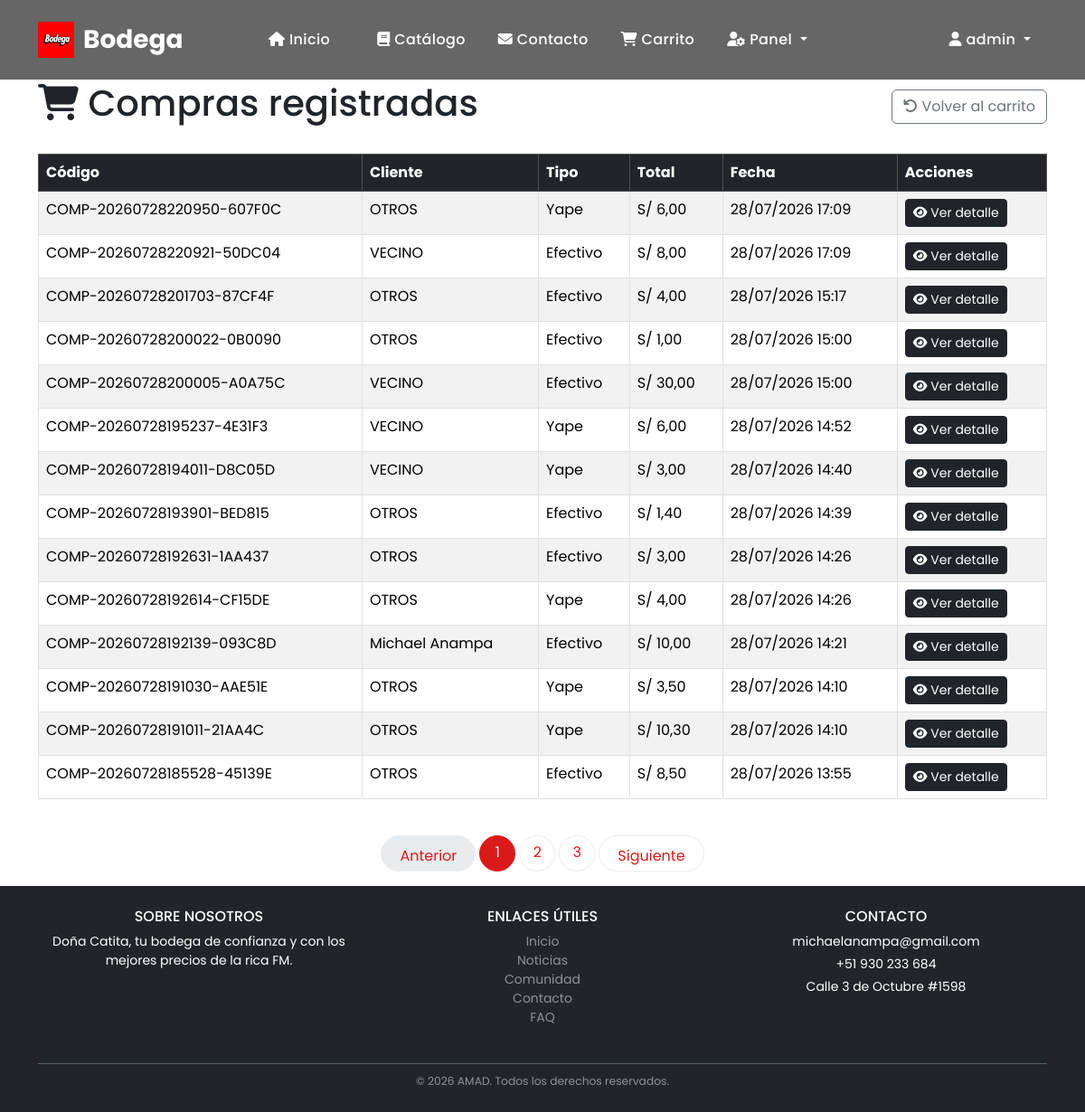
/carrito/lista-compras/ (signed in), run on an earlier commit of the app's database.
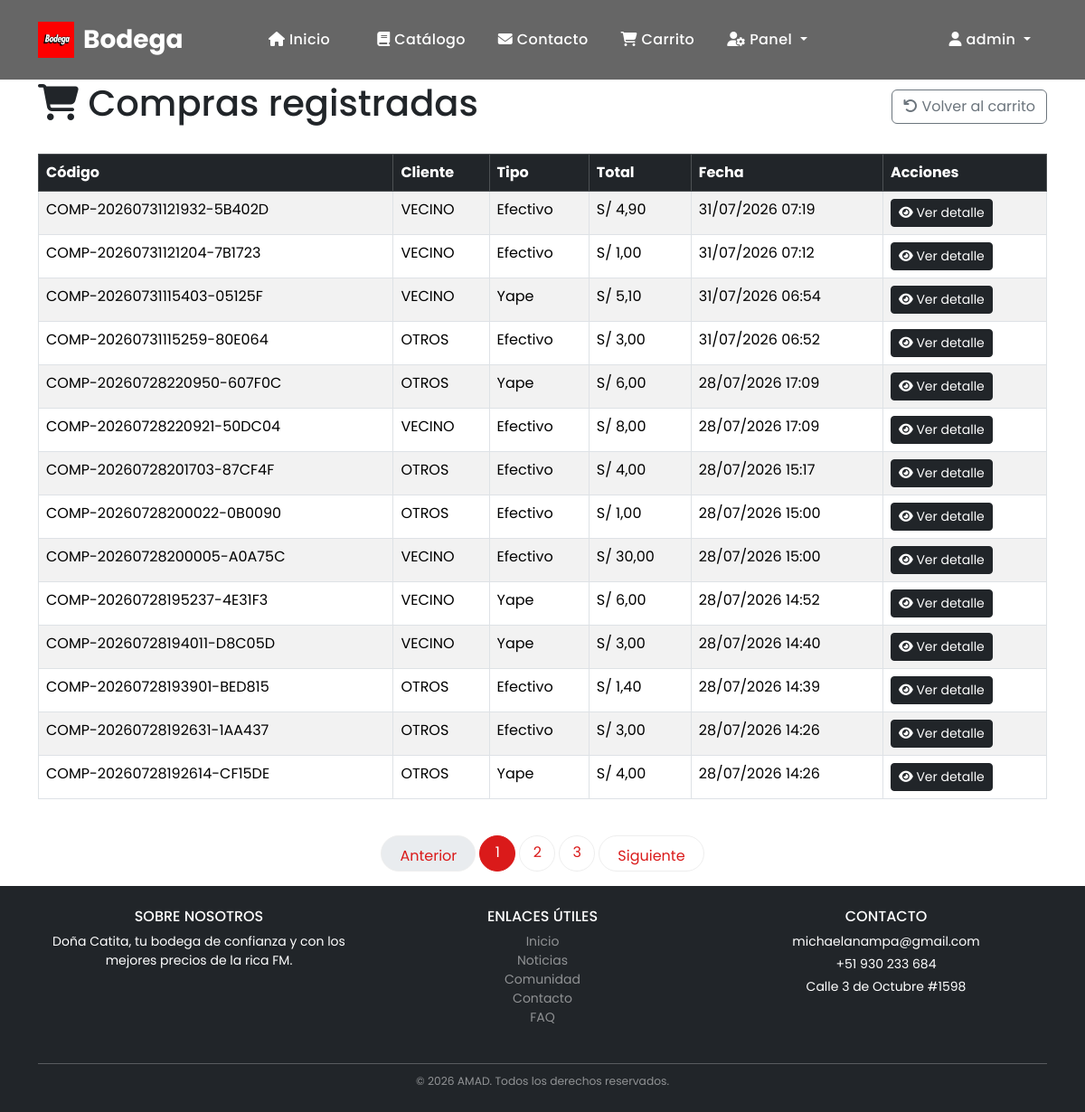
And on a later commit of the database.
### carrito/models.py (models this page shows, shortened)
class Compra(models.Model):
    TIPO_COMPRA_CHOICES = [
        ('yape', 'Yape'),
        ('efectivo', 'Efectivo'),
        ('fiado', 'Fiado'),
    ]
    codigo = models.CharField(max_length=50, unique=True)
    user = models.ForeignKey(settings.AUTH_USER_MODEL, on_delete=models.SET_NULL, null=True, blank=True)
    cliente = models.ForeignKey(Cliente, on_delete=models.SET_NULL, null=True, blank=True)
    fecha = models.DateTimeField(auto_now_add=True)
    subtotal = models.DecimalField(max_digits=12, decimal_places=2, default=Decimal('0.00'))
    descuento = models.DecimalField(max_digits=12, decimal_places=2, default=Decimal('0.00'))
    adicional = models.DecimalField(max_digits=12, decimal_places=2, default=Decimal('0.00'))
    total = models.DecimalField(max_digits=12, decimal_places=2, default=Decimal('0.00'))
    tipo_compra = models.CharField(max_length=20, choices=TIPO_COMPRA_CHOICES, default='efectivo')
    estado = models.CharField(max_length=50, default='Registrada')

### clientes/models.py (models this page shows, shortened)
class Cliente(models.Model):
    nombre = models.CharField(max_length=100)
    email = models.EmailField(unique=True)
    telefono = models.CharField(max_length=20)
    direccion = models.TextField()
    fecha_registro = models.DateTimeField(auto_now_add=True)
    activo = models.BooleanField(default=True)
    class Meta:
        ordering = ['-fecha_registro']
        verbose_name_plural = "Clientes"

### carrito/views.py (the view)
# urls.py: path('lista-compras/', views.lista_compras, name='lista_compras'),
@login_required
def lista_compras(request):
    compras = Compra.objects.order_by('-fecha')
    paginator = Paginator(compras, 14)  # Mostrar 14 productos por página
    page_number = request.GET.get('page')
    page_obj = paginator.get_page(page_number)
    return render(request, 'lista_compras.html', {'compras': page_obj, 'page_obj': page_obj})

### carrito/templates/lista_compras.html (shortened to what this page needs)
{% extends 'base.html' %}
{% block content %}
<div class="container">
  <div class="d-flex justify-content-between align-items-center mb-4">
    <h1><i class="fas fa-shopping-cart"></i> Compras registradas</h1>
    <a href="{% url 'carrito' %}" class="btn btn-outline-secondary"><i class="fas fa-arrow-rotate-left"></i> Volver al carrito</a>
  </div>
  {% if compras %}
    <div class="table-responsive">
      <table class="table table-hover table-striped table-bordered">
        <thead class="table-dark">
          <tr>
            <th>Código</th>
            <th>Cliente</th>
            <th>Tipo</th>
            <th>Total</th>
            <th>Fecha</th>
            <th>Acciones</th>
          </tr>
        </thead>
        <tbody>
          {% for compra in compras %}
            <tr>
              <td>{{ compra.codigo }}</td>
              <td>{% if compra.cliente %}{{ compra.cliente.nombre }}{% else %}Sin cliente{% endif %}</td>
              <td>{{ compra.get_tipo_compra_display }}</td>
              <td>S/ {{ compra.total }}</td>
              <td>{{ compra.fecha|date:'d/m/Y H:i' }}</td>
              <td>
                <a href="{% url 'compra_detalle' compra.pk %}" class="btn btn-sm btn-dark"><i class="fas fa-eye"></i> Ver detalle</a>
              </td>
            </tr>
          {% endfor %}
        </tbody>
      </table>
    </div>
  {% else %}
    <div class="alert alert-info">No hay compras registradas aún.</div>
  {% endif %}
</div>
{% if page_obj.paginator.num_pages > 1 %}
<nav aria-label="Paginación" class="mt-4">
  <ul class="pagination justify-content-center">
    {% if page_obj.has_previous %}
      <li class="page-item">
        <a class="page-link" href="?q={{ query }}&tipo={{ tipo }}&page={{ page_obj.previous_page_number }}">Anterior</a>
      </li>
    {% else %}
      <li class="page-item disabled"><span class="page-link">Anterior</span></li>
    {% endif %}
    {% for num in page_obj.paginator.page_range %}
      {% if num == page_obj.number %}
        <li class="page-item active"><span class="page-link">{{ num }}</span></li>
      {% elif num >= page_obj.number|add:'-2' and num <= page_obj.number|add:'2' %}
        <li class="page-item"><a class="page-link" href="?q={{ query }}&tipo={{ tipo }}&page={{ num }}">{{ num }}</a></li>
      {% endif %}
    {% endfor %}
    {% if page_obj.has_next %}
      <li class="page-item">
        <a class="page-link" href="?q={{ query }}&tipo={{ tipo }}&page={{ page_obj.next_page_number }}">Siguiente</a>
      </li>
    {% else %}
      <li class="page-item disabled"><span class="page-link">Siguiente</span></li>
    {% endif %}
  </ul>
</nav>
{% endif %}
{% endblock %}

What changed in the data, as far as the page shows it:
no longer on this page (row unchanged): Compra: codigo "COMP-20260728192139-093C8D", cliente.nombre "Michael Anampa", tipo_compra "Efectivo", total "10,00", fecha "28/07/2026 14:21"
no longer on this page (row unchanged): Compra: codigo "COMP-20260728191030-AAE51E", cliente.nombre "OTROS", tipo_compra "Yape", total "3,50", fecha "28/07/2026 14:10"
no longer on this page (row unchanged): Compra: codigo "COMP-20260728191011-21AA4C", cliente.nombre "OTROS", tipo_compra "Yape", total "10,30", fecha "28/07/2026 14:10"
no longer on this page (row unchanged): Compra: codigo "COMP-20260728185528-45139E", cliente.nombre "OTROS", tipo_compra "Efectivo", total "8,50", fecha "28/07/2026 13:55"
added Compra: codigo "COMP-20260731121932-5B402D", cliente.nombre "VECINO", tipo_compra "Efectivo", total "4,90", fecha "31/07/2026 07:19"
added Compra: codigo "COMP-20260731121204-7B1723", cliente.nombre "VECINO", tipo_compra "Efectivo", total "1,00", fecha "31/07/2026 07:12"
added Compra: codigo "COMP-20260731115403-05125F", cliente.nombre "VECINO", tipo_compra "Yape", total "5,10", fecha "31/07/2026 06:54"
added Compra: codigo "COMP-20260731115259-80E064", cliente.nombre "OTROS", tipo_compra "Efectivo", total "3,00", fecha "31/07/2026 06:52"
